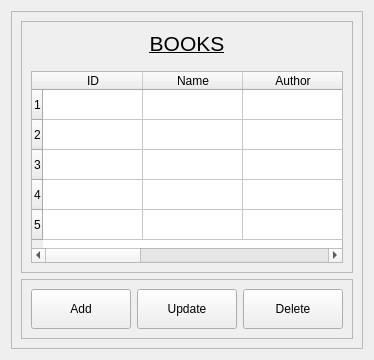
                            <widget class="QWidget" name="books">
                             <layout class="QVBoxLayout" name="verticalLayout_22">
                              <item>
                               <widget class="QFrame" name="frame_6">
                                <property name="frameShape">
                                 <enum>QFrame::StyledPanel</enum>
                                </property>
                                <property name="frameShadow">
                                 <enum>QFrame::Raised</enum>
                                </property>
                                <layout class="QVBoxLayout" name="verticalLayout_21" stretch="6,1">
                                 <item>
                                  <widget class="QFrame" name="frame_7">
                                   <property name="frameShape">
                                    <enum>QFrame::StyledPanel</enum>
                                   </property>
                                   <property name="frameShadow">
                                    <enum>QFrame::Raised</enum>
                                   </property>
                                   <layout class="QVBoxLayout" name="verticalLayout_23">
                                    <property name="spacing">
                                     <number>15</number>
                                    </property>
                                    <item>
                                     <widget class="QLabel" name="product_label">
                                      <property name="font">
                                       <font>
                                        <family>MS Shell Dlg 2</family>
                                        <pointsize>16</pointsize>
                                        <weight>50</weight>
                                        <italic>false</italic>
                                        <bold>false</bold>
                                        <underline>true</underline>
                                       </font>
                                      </property>
                                      <property name="styleSheet">
                                       <string notr="true">font: 75 20pt &quot;MS Shell Dlg 2&quot;;
font: 16pt &quot;MS Shell Dlg 2&quot;;
text-decoration: underline;</string>
                                      </property>
                                      <property name="text">
                                       <string>BOOKS</string>
                                      </property>
                                      <property name="alignment">
                                       <set>Qt::AlignCenter</set>
                                      </property>
                                     </widget>
                                    </item>
                                    <item>
                                     <widget class="QTableWidget" name="bookTableWidget">
                                      <property name="styleSheet">
                                       <string notr="true"/>
                                      </property>
                                      <property name="editTriggers">
                                       <set>QAbstractItemView::NoEditTriggers</set>
                                      </property>
                                      <property name="verticalScrollMode">
                                       <enum>QAbstractItemView::ScrollPerPixel</enum>
                                      </property>
                                      <attribute name="horizontalHeaderStretchLastSection">
                                       <bool>false</bool>
                                      </attribute>
                                      <attribute name="verticalHeaderHighlightSections">
                                       <bool>true</bool>
                                      </attribute>
                                      <attribute name="verticalHeaderStretchLastSection">
                                       <bool>false</bool>
                                      </attribute>
                                      <row>
                                       <property name="text">
                                        <string>1</string>
                                       </property>
                                      </row>
                                      <row>
                                       <property name="text">
                                        <string>2</string>
                                       </property>
                                      </row>
                                      <row>
                                       <property name="text">
                                        <string>3</string>
                                       </property>
                                      </row>
                                      <row>
                                       <property name="text">
                                        <string>4</string>
                                       </property>
                                      </row>
                                      <row>
                                       <property name="text">
                                        <string>5</string>
                                       </property>
                                      </row>
                                      <column>
                                       <property name="text">
                                        <string>ID</string>
                                       </property>
                                      </column>
                                      <column>
                                       <property name="text">
                                        <string>Name</string>
                                       </property>
                                      </column>
                                      <column>
                                       <property name="text">
                                        <string>Author</string>
                                       </property>
                                      </column>
                                      <column>
                                       <property name="text">
                                        <string>Quantity</string>
                                       </property>
                                      </column>
                                      <column>
                                       <property name="text">
                                        <string>Price</string>
                                       </property>
                                      </column>
                                      <column>
                                       <property name="text">
                                        <string>Image</string>
                                       </property>
                                      </column>
                                     </widget>
                                    </item>
                                   </layout>
                                  </widget>
                                 </item>
                                 <item alignment="Qt::AlignRight">
                                  <widget class="QFrame" name="frame_8">
                                   <property name="frameShape">
                                    <enum>QFrame::StyledPanel</enum>
                                   </property>
                                   <property name="frameShadow">
                                    <enum>QFrame::Raised</enum>
                                   </property>
                                   <layout class="QHBoxLayout" name="horizontalLayout_11">
                                    <item>
                                     <widget class="QPushButton" name="book_add_button">
                                      <property name="minimumSize">
                                       <size>
                                        <width>100</width>
                                        <height>40</height>
                                       </size>
                                      </property>
                                      <property name="text">
                                       <string>Add</string>
                                      </property>
                                     </widget>
                                    </item>
                                    <item>
                                     <widget class="QPushButton" name="book_update_button">
                                      <property name="minimumSize">
                                       <size>
                                        <width>100</width>
                                        <height>40</height>
                                       </size>
                                      </property>
                                      <property name="text">
                                       <string>Update</string>
                                      </property>
                                     </widget>
                                    </item>
                                    <item>
                                     <widget class="QPushButton" name="book_delete_button">
                                      <property name="minimumSize">
                                       <size>
                                        <width>100</width>
                                        <height>40</height>
                                       </size>
                                      </property>
                                      <property name="text">
                                       <string>Delete</string>
                                      </property>
                                     </widget>
                                    </item>
                                   </layout>
                                  </widget>
                                 </item>
                                </layout>
                               </widget>
                              </item>
                             </layout>
                            </widget>
